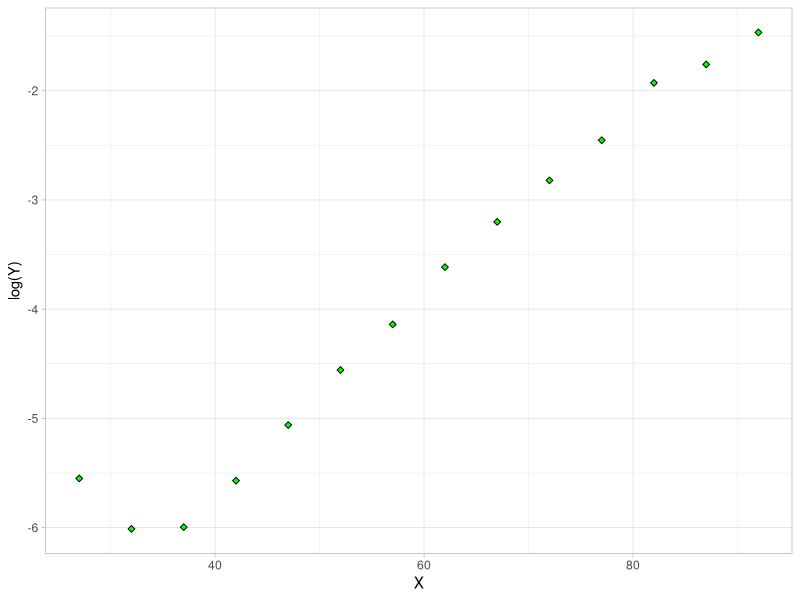
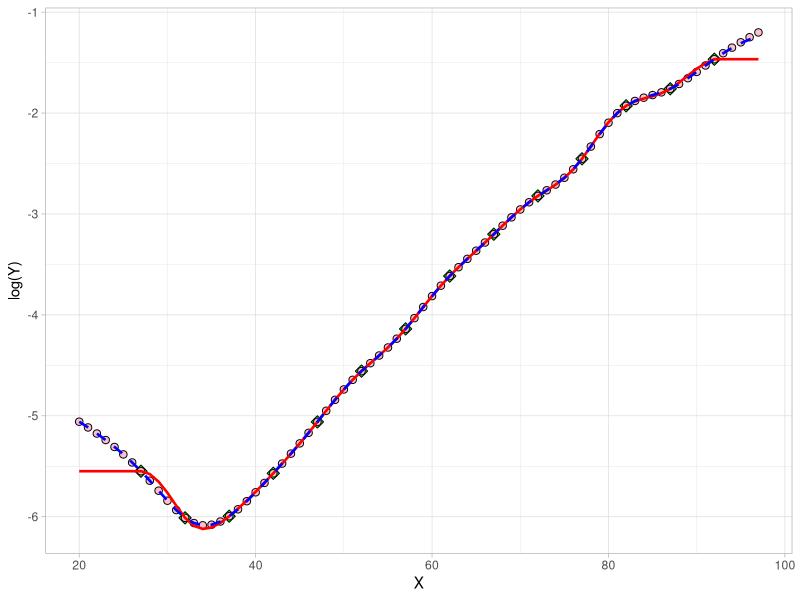

Here is the R script that generated these plots, in order:
#library(splines2)
library(tidyverse)

ex1 <- TRUE
ex1 <- FALSE

if(ex1) {
  X     <- c(-0.23, -0.1, -0.05, -0.025, 0.001, 0.02, 0.05, 0.11, 0.22)
  Y     <- c( 24, 21, 18.75, 17.25, 15.75, 15, 14.25, 12.95, 12.5)
  xaxis <- seq(-0.4, 0.4, 0.01)
} else {
  X     <- c(27., 32., 37., 42., 47., 52., 57., 62., 67., 72., 77., 82., 87., 92.)
  Y     <- c(3.89, 2.45, 2.49, 3.81, 6.34, 10.49, 15.94, 26.91, 40.74, 59.55, 86.02, 145.42, 172.15, 230.80)/1000.
  xaxis <- seq(20, 97, 1)
}

D <- tibble(X=X, Y=Y)

ggplot(D) +
  geom_point(aes(x=X, y=log(Y)), shape=23, fill="green") +
  theme_light()

sf <- splinefun(X, y=Y, method = "natural")
ss <- spline(X, y=Y, method = "natural")

###################################
# a binary value for whether we want natural or clamped
###################################

cubic_spline = function(X,Y,nc) {

  # set nc == 0 for clamped at zero, anything else for natural

  # Define differences
  n  <- length(X)-1
  dy <- Y[-1] - Y[-(n+1)]
  h  <- X[-1] - X[-(n+1)]
  
  # Cubic spline: Natural and clamped use H and u
  
  H1 <- diag(c(h[2:(n-1)], 0))
  H  <- diag(2*(h[-n] + h[-1])) + cbind(H1[,(n-1)], H1[,-(n-1)]) + rbind(H1[(n-1),], H1[-(n-1),])
  u  <- matrix(-6*(dy[-n]/h[-n] - dy[-1]/h[-1]), n-1, 1)
  
  if(nc == 0) {     # Clamped flat (zero 1st deriv at boundary)
    H[1,1]     <- (3/2)*h[1] + 2*h[2]
    H[n-1,n-1] <- (3/2)*h[n] + 2*h[n-1]
    u[1]       <- u[1]     - 3*dy[1]/h[1]
    u[n-1]     <- u[n-1]   + 3*dy[n-1]/h[n-1]
    mc         <- solve(H,u)
    m          <- rbind(3*dy[1]/(h[1]^2)-mc[1]/2,
                        mc,
                       -3*dy[n-1]/(h[n-1]^2)-mc[n-1]/2)
    } else {        # Natural spline (zero 2nd deriv at boundary)
    m          <- rbind(0, solve(H,u), 0)
  }

  # To make calculation easier shift m by 1.
  me <- m[-1]
  m1 <- m[-length(m)]

  # Calculate coefficients
  return(tibble("a" = Y[1:n],
                "b" = dy/h - h*(2*m1 + me)/6,
                "c" = m1/2,
                "d" = (me-m1)/(6*h)))
}

########################

# Clamped
C0 <- cubic_spline(X, Y, 0L)
a  <- C0$a
b  <- C0$b
c  <- C0$c
d  <- C0$d

interp0 <- tibble(x=xaxis, s=1L)
for (i in 1:(length(X)-1)) {
  interp0 <- mutate(interp0 , s = if_else((x >= X[i] & x < X[i+1]), i, s))
  }

interp0 <- interp0 %>%
  mutate(f = a[s] + b[s]*(x-X[s]) + c[s]*(x-X[s])^2 + d[s]*(x-X[s])^3) %>%
  mutate(f = if_else(x < X[1], Y[1], 
                     if_else(x >= tail(X,1), tail(Y,1), f))) %>%
  fill(f)

# Natural
C1 <- cubic_spline(X, Y, 1L)
a  <- C1$a
b  <- C1$b
c  <- C1$c
d  <- C1$d

interp1 <- tibble(x=xaxis, s=1L)
for (i in 1:(length(X)-1)) {
  interp1 <- mutate(interp1 , s = if_else((x >= X[i] & x < X[i+1]), i, s))
  }

interp1 <- interp1 %>%
  mutate(s = if_else(x >= tail(X,2)[1], (length(X)-1L), s)) %>%
  mutate(f = a[s] + b[s]*(x-X[s]) + c[s]*(x-X[s])^2 + d[s]*(x-X[s])^3) %>%
  mutate(f = if_else(x < X[1],  a[s] + b[s]*(x-X[s]), f))  %>%
  mutate(f = if_else(x >= X[length(X)], f, f))

#############################################################################

ggplot(D) +
  geom_point(aes(x=X, y=log(Y)), shape=23, fill="green", size=3) +
  geom_point(data=interp1, aes(x=x, y=log(sf(x))), shape=21, fill="pink", size=2.2) +
  geom_line(data=interp0,  aes(x=x, y=log(f)), color="red", linetype=1, linewidth=0.9) +
  geom_line(data=interp1,  aes(x=x, y=log(f)), color="blue", linetype=2, linewidth=0.9) +
  theme_light()
